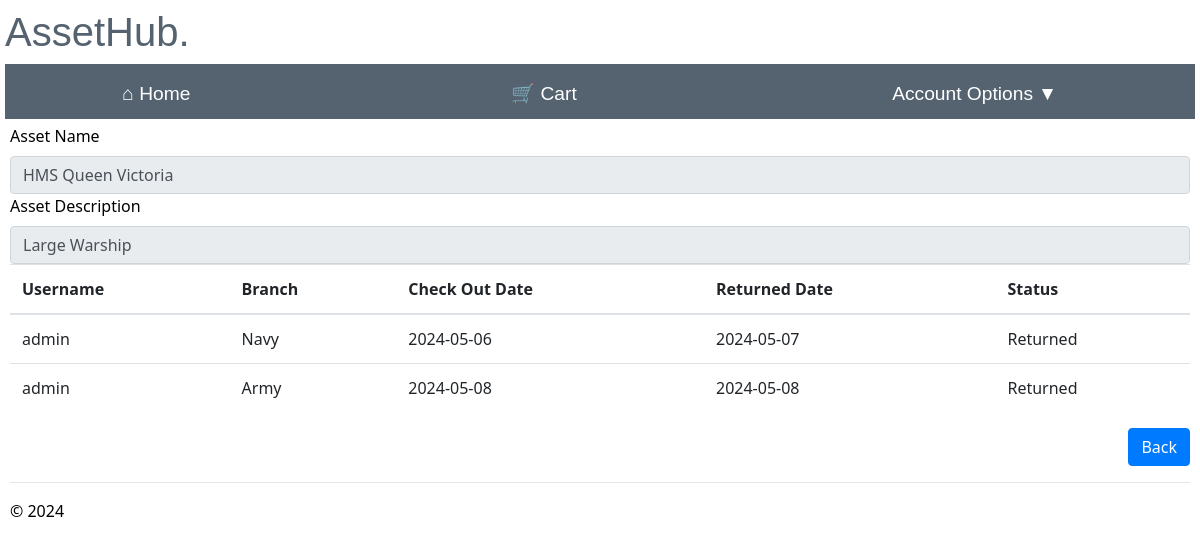
The page /asset_history/1 (signed in) on the database as committed earlier.
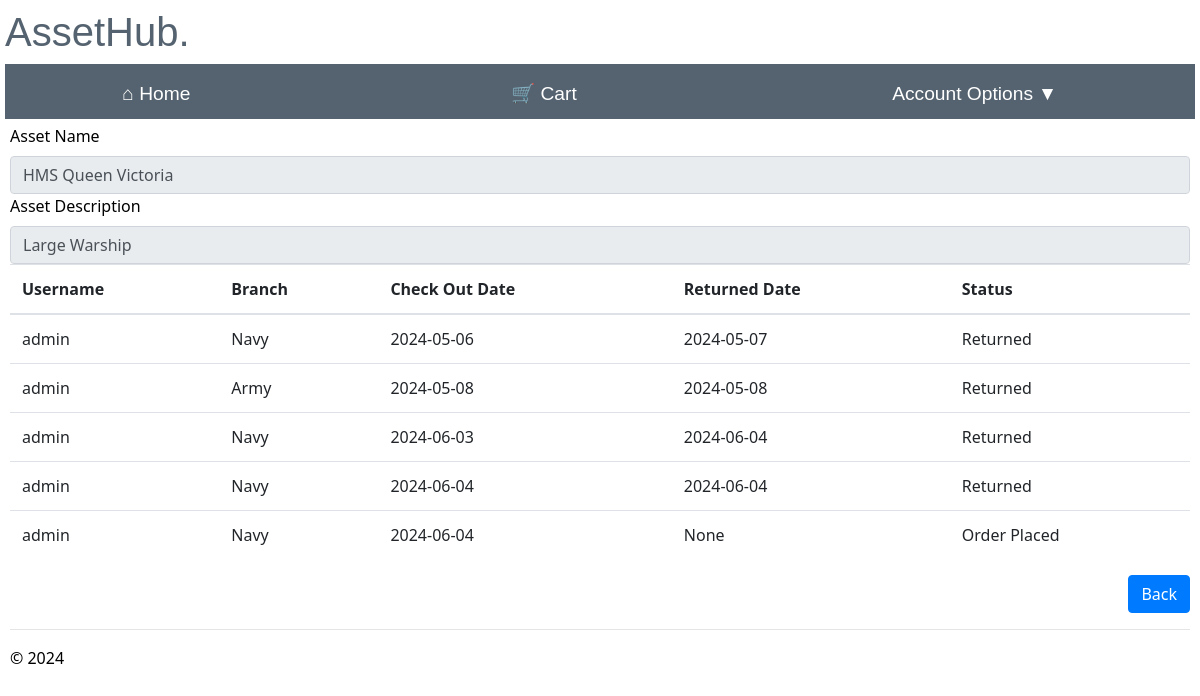
The same page on the database as committed later.
### app/models/models.py (models this page shows)
class Order(db.Model):
    __tablename__ = 'order'
    order_id = db.Column(db.Integer, primary_key=True, nullable=False)
    username = db.Column(db.Integer, db.ForeignKey('user.username'), nullable=False)#needs to be string
    asset_id = db.Column(db.String(100), db.ForeignKey('assets.asset_id'), nullable=False)
    branch_id = db.Column(db.Integer, db.ForeignKey('branch.branch_id'), nullable=False)
    check_out_date = db.Column(db.Date,nullable=False)
    return_date = db.Column(db.Date,nullable=True)
    status = db.Column(db.String(20),nullable= False, default='New Order')
    user = relationship('User', backref='order')
    asset = relationship('Assets', backref='order')
    branch = relationship('Branch', backref='order')

class Branch(db.Model):
    __tablename__ = 'branch'
    branch_id = db.Column(db.Integer, primary_key=True, nullable=False)
    branch_name = db.Column(db.String(50), nullable=False)
    address_line1 = db.Column(db.String(225), nullable=False)
    address_line2 = db.Column(db.String(225), nullable=True)
    postcode = db.Column(db.String(8), nullable=False)

### app/manager/routes.py (the view)
@bp.route("/asset_history/<int:asset_id>", methods=['GET'])
@login_required
@check_is_manager
def asset_history(asset_id):
    try:
        asset_history_items = Order.query.filter_by(asset_id=asset_id).all()
        asset_history = asset_history_items
        asset_names, asset_description, branch_names = get_asset_details(asset_history)
        current_app.logger.info('Username: %s accessed asset %s history', current_user.username, asset_id)
    except Exception as e:
        flash("An error occurred retrieving assets.")
        asset_history_items = {}
        asset_names = {}
        asset_description = {}
        branch_names = {}
        current_app.logger.warning('Username: %s has a problem accessing asset history', current_user.username)
    return render_template("asset_history.html",
                           asset_history_items=asset_history_items, asset_names=asset_names,
                           asset_description=asset_description, branch_names=branch_names)

### app/manager/routes.py (called while the page is built)
def check_is_manager(func):
    @wraps(func)
    def decorated_function(*args, **kwargs):
        if current_user.role == 'admin'or current_user.role == 'manager':
            return func(*args, **kwargs)
        else:
            current_app.logger.critical('Username: %s accessed attempted to access %s', current_user.username,func.__name__)
            flash("You are not authorised to access this page")
            return redirect(url_for("main.home"))
    return decorated_function

def get_asset_details(item_deatils):
    asset_names = {}
    asset_description = {}
    branch_names = {}
    for item in item_deatils:
        asset = Assets.query.filter_by(asset_id=item.asset_id).first()
        branch = Branch.query.filter_by(branch_id=item.branch_id).first()
        if asset:
            asset_names[item.asset_id] = asset.asset_name
            asset_description[item.asset_id] = asset.asset_description
        if branch:
            branch_names[item.branch_id] = branch.branch_name
    return asset_names, asset_description, branch_names

### app/manager/templates/asset_history.html (shortened to what this page needs)
{% extends "layout.html" %}
{% block content %}
{% if asset_history_items %}
    <label>Asset Name</label> <input type='text' name='asset_name' size="10" required class='form-control' value="{{ asset_names[asset_history_items[0].asset_id] }}" readonly>
    <label>Asset Description</label> <input type='text' name='asset_description' size="10" required class='form-control' value="{{ asset_description[asset_history_items[0].asset_id] }}" readonly>
{% endif %}
    <table class="table table-hover">
    <thead class="active tables">
      <th>Username</th>
      <th>Branch</th>
      <th>Check Out Date</th>
      <th>Returned Date</th>
      <th>Status</th>
    </thead>
    <tbody>
      {% for asset_history_items in asset_history_items %}
      <tr>
            <td>{{ asset_history_items.username }}</td>
            <td>{{ branch_names[asset_history_items.branch_id] }}</td>
            <td>{{ asset_history_items.check_out_date }}</td>
            <td>{{ asset_history_items.return_date }}</td>
            <td>{{ asset_history_items.status }}</td>
      </tr>
      {% endfor %}
    </tbody>
  </table>
  <div class="text-right">
  <td><a href='{{ url_for("manager.maintain_assets")}}' class='btn btn-primary'>Back</a></td>
  </div>
{% endblock %}

Rows that differ between the two databases and show on the page:
added Order: username "admin", {{ branch_names[asset_history_items.branch_id] }} "Navy", check_out_date "2024-06-03", return_date "2024-06-04", status "Returned"
added Order: username "admin", {{ branch_names[asset_history_items.branch_id] }} "Navy", check_out_date "2024-06-04", return_date "2024-06-04", status "Returned"
added Order: username "admin", {{ branch_names[asset_history_items.branch_id] }} "Navy", check_out_date "2024-06-04", return_date "None", status "Order Placed"
